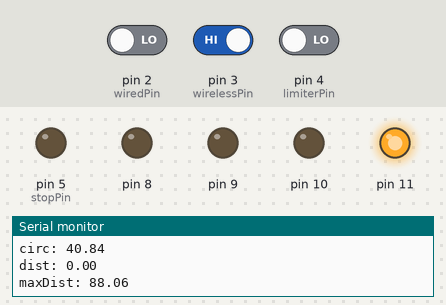
Recording of a sketch running on a simulated Arduino Uno, built with avr-gcc and run on an emulated ATmega328P. Shown: output pins drawn as LEDs (lit = HIGH), the last lines printed to the serial monitor. Inputs (shaded band) come from the test bench; at power-on: pin 3 (wirelessPin) HIGH, pin 2 (wiredPin) LOW, pin 4 (limiterPin) LOW.

Above: at 1.2 s.
1.3 s: pin 3 (wirelessPin) driven LOW
At 2.5 s:
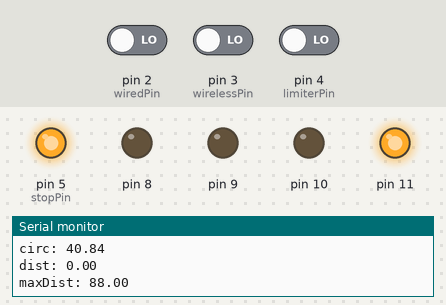
2.8 s: pin 3 (wirelessPin) driven HIGH
At 3.6 s:
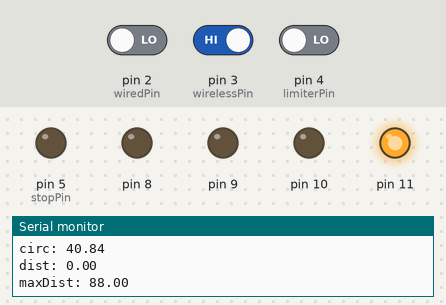
4.3 s: pin 2 (wiredPin) driven HIGH
At 4.8 s:
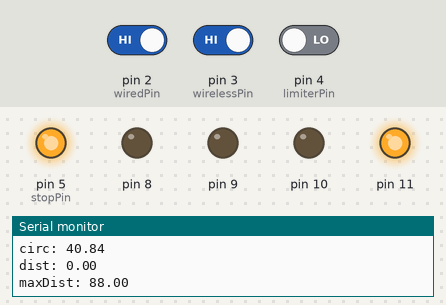
Timing chart, 0 to 7.3 s (numbered marks = the images above; inputs shaded):
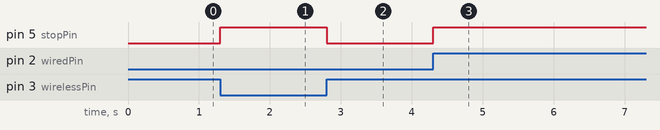

Measured:
- after the input at 1.3 s, pin 5 (stopPin): LOW → HIGH at once
- after the input at 2.8 s, pin 5 (stopPin): HIGH → LOW at once
- after the input at 4.3 s, pin 5 (stopPin): LOW → HIGH at once

The sketch:

estop_limiter.ino
```cpp
#define wiredPin 2
#define wirelessPin 3
#define limiterPin 4
#define stopPin 5

double pi = 3.1415926535;
double radius = 6.5;
double circ = 2.0*pi*radius;
int curr = 0;
int last = 0;
long tic = 0;
long toc = 0;
long numEdges = 0;
double numRot;
double dist;
long interval = 1000000;//micros
long dt = 0;
double maxSpeed = 5;
double maxDist = maxSpeed*63360/3600*dt;
double maxRot = maxDist/circ;

int wiredSig = LOW;
int wirelessSig = LOW;
int limiterSig = LOW;

void setup()
{
  Serial.begin(9600);
  pinMode(wiredPin, INPUT);
  pinMode(wirelessPin, INPUT);
  pinMode(limiterPin, INPUT);
  pinMode(stopPin, OUTPUT);

  pinMode(8, OUTPUT);
  pinMode(9, OUTPUT);
  pinMode(10, OUTPUT);
  pinMode(11, OUTPUT);

  digitalWrite(8, LOW);
  digitalWrite(9, LOW);
  digitalWrite(10, LOW);
  digitalWrite(11, HIGH);
}

void loop()
{
  wiredSig = digitalRead(wiredPin);
  wirelessSig = !digitalRead(wirelessPin);

  curr = digitalRead(limiterPin);
  if(last==LOW && curr==HIGH)
  {
    numEdges++;
  }
  last = curr;

  toc = micros();
  dt = toc - tic;
  if(dt>=interval)
  {
    numRot = numEdges/360.0;
    dist = circ*numRot;
    maxDist = 5*63360/3600*dt/pow(10,6);
    Serial.println("numEdges: " + String(numEdges));
    Serial.println("numRot: " + String(numRot));
    Serial.println("circ: " + String(circ));
    Serial.println("dist: " + String(dist));
    Serial.println("maxDist: " + String(maxDist));
    Serial.println();
    if(dist>maxDist)
    {
      limiterSig = HIGH;
    }
    else
    {
      limiterSig = LOW;
    }

    numEdges = 0;
    tic = toc;
  }

  if(wiredSig || wirelessSig || limiterSig)
  {
    digitalWrite(stopPin, HIGH);
  }
  else
  {
    digitalWrite(stopPin, LOW);
  }

}
```
